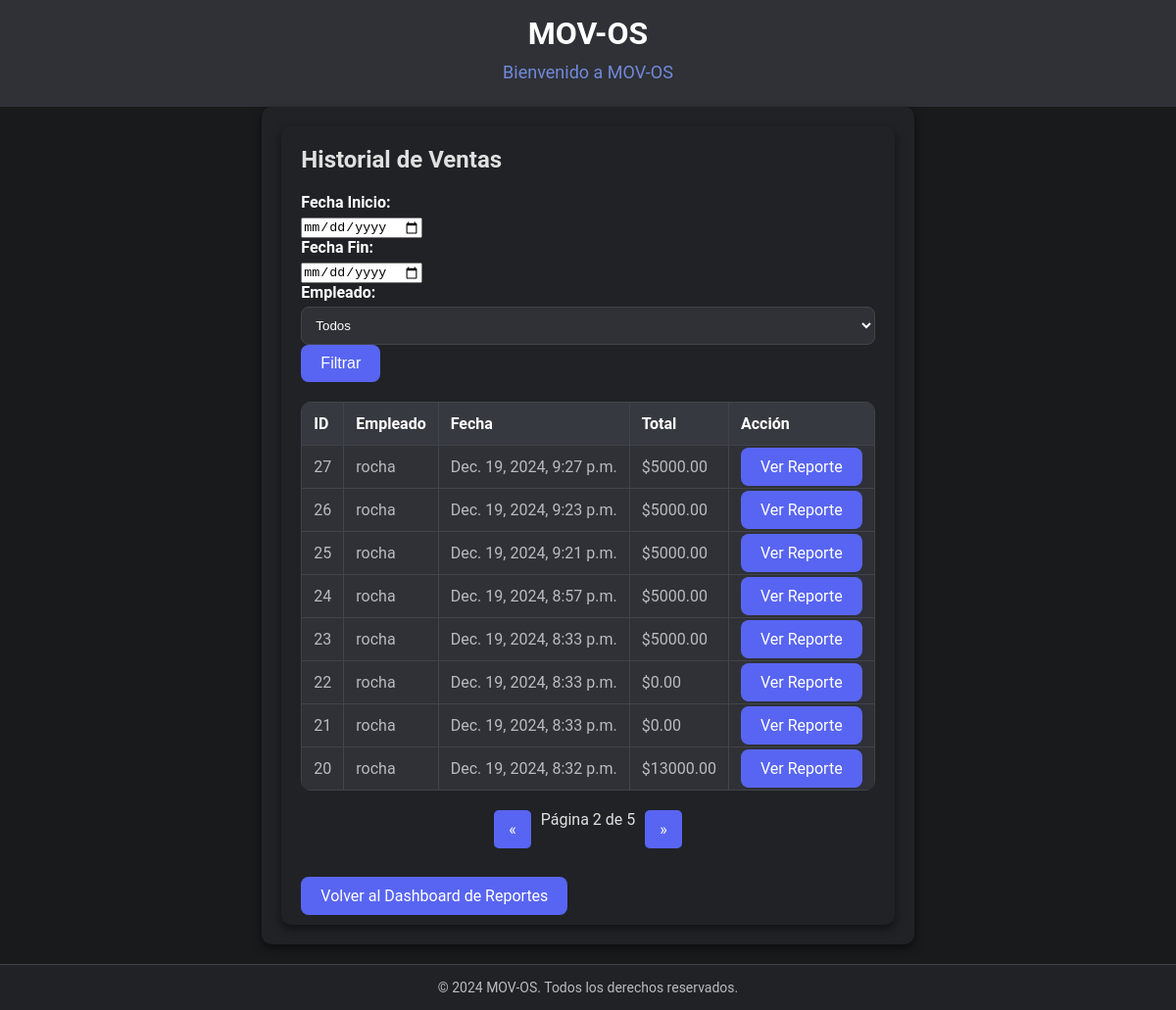
Screenshot of /reports/sales/history/?page=2 (signed in) with the database file from the repository.
### cashier/models.py (models this page shows, shortened)
class Venta(models.Model):
    empleado = models.ForeignKey(settings.AUTH_USER_MODEL, on_delete=models.CASCADE)
    fecha = models.DateTimeField(auto_now_add=True)
    total = models.DecimalField(max_digits=10, decimal_places=2)
    tipo_venta = models.CharField(
        max_length=20,
        choices=[('boleta', 'Boleta Electrónica'), ('factura', 'Factura Electrónica')],
        default='boleta'
    )
    forma_pago = models.CharField(
        max_length=20,
        choices=[('efectivo', 'Efectivo'), ('debito', 'Tarjeta de Débito'), ('credito', 'Tarjeta de Crédito')],
        default='efectivo'
    )
    vuelto_entregado = models.DecimalField(max_digits=10, decimal_places=2, default=0.00)  # Nuevo campo

### auth_app/models.py (models this page shows, shortened)
class User(AbstractUser):
    is_admin = models.BooleanField(default=False)
    is_employee = models.BooleanField(default=True)

### reports/views.py (the view, shortened to what this page needs)
# urls.py: path('sales/history/', views.sales_history, name='sales_history'),  # Historial de ventas
@login_required
def sales_history(request):
    fecha_inicio = request.GET.get('fecha_inicio')
    fecha_fin = request.GET.get('fecha_fin')
    empleado_id = request.GET.get('empleado')  # ID del empleado
    page = request.GET.get('page', 1)
    ventas = Venta.objects.all().order_by('-fecha')
    if empleado_id:
        try:
            empleado_id = int(empleado_id)
            ventas = ventas.filter(empleado_id=empleado_id)
        except ValueError:
            ventas = Venta.objects.none()  # Manejar valores de empleado inválidos con una consulta vacía
    paginator = Paginator(ventas, 8)  # 8 ventas por página
    sales_page = paginator.get_page(page)
    empleados = User.objects.all()
    return render(request, 'reports/sales_history.html', {
        'sales': sales_page,
        'fecha_inicio': fecha_inicio,
        'fecha_fin': fecha_fin,
        'empleado_id': empleado_id if empleado_id else None,
        'empleados': empleados,
    })

### reports/templates/reports/sales_history.html (shortened to what this page needs)
{% extends 'base.html' %}
{% block content %}
<div class="container">
    <h2>Historial de Ventas</h2>
    <form method="get" class="form-inline mb-3">
        <label for="fecha_inicio" class="mr-2">Fecha Inicio:</label>
        <input type="date" id="fecha_inicio" name="fecha_inicio" class="form-control mr-2"
               value="{{ fecha_inicio|date:'Y-m-d' }}">
        <label for="fecha_fin" class="mr-2">Fecha Fin:</label>
        <input type="date" id="fecha_fin" name="fecha_fin" class="form-control mr-2"
               value="{{ fecha_fin|date:'Y-m-d' }}">
        <label for="empleado" class="mr-2">Empleado:</label>
        <select id="empleado" name="empleado" class="form-control mr-2">
            <option value="">Todos</option>
        </select>
        <button type="submit" class="btn btn-primary">Filtrar</button>
    </form>
    <table class="table">
        <thead>
            <tr>
                <th>ID</th>
                <th>Empleado</th>
                <th>Fecha</th>
                <th>Total</th>
                <th>Acción</th>
            </tr>
        </thead>
        <tbody>
            {% for sale in sales %}
            <tr>
                <td>{{ sale.id }}</td>
                <td>{{ sale.empleado.username }}</td>
                <td>{{ sale.fecha }}</td>
                <td>${{ sale.total }}</td>
                <td>
                    <a href="{% url 'sales_report' sale.id %}" class="btn btn-primary btn-sm">Ver Reporte</a>
                </td>
            </tr>
            {% empty %}
            <tr>
                <td colspan="5" class="text-center">No hay ventas registradas con los filtros seleccionados.</td>
            </tr>
            {% endfor %}
        </tbody>
    </table>
    <nav aria-label="Paginación">
        <ul class="pagination">
            {% if sales.has_previous %}
            <li class="page-item">
                <a class="page-link" href="?page={{ sales.previous_page_number }}" aria-label="Anterior">
                    <span aria-hidden="true">&laquo;</span>
                </a>
            </li>
            {% endif %}
            <li class="page-item disabled"><span class="page-link">Página {{ sales.number }} de {{ sales.paginator.num_pages }}</span></li>
            {% if sales.has_next %}
            <li class="page-item">
                <a class="page-link" href="?page={{ sales.next_page_number }}" aria-label="Siguiente">
                    <span aria-hidden="true">&raquo;</span>
                </a>
            </li>
            {% endif %}
        </ul>
    </nav>
    <br>
    <a href="{% url 'report_dashboard' %}" class="btn btn-secondary">Volver al Dashboard de Reportes</a>
</div>
{% endblock %}

### static/css/styles.css (style rules this page uses)
* { margin: 0; padding: 0; box-sizing: border-box; }
body { font-family: 'Roboto', sans-serif; background-color: #181a1b; color: #e0e0e0; display: flex; flex-direction: column; height: 100%; margin: 0; }
.container { flex: 1; max-width: 1200px; margin: auto; padding: 20px; background-color: #202225; border-radius: 10px; box-shadow: 0 4px 10px rgba(0, 0, 0, 0.5); }
button, .btn { background-color: #5865f2; color: #ffffff; border: none; padding: 10px 20px; font-size: 16px; border-radius: 8px; cursor: pointer; transition: all 0.3s ease; position: relative; overflow: hidden; }
table { width: 100%; border-collapse: collapse; margin-top: 20px; background-color: #2f3136; border-radius: 10px; overflow: hidden; }
table th, table td { border: 1px solid #40444b; padding: 12px; text-align: left; }
th { background-color: #36393f; color: #ffffff; }
td { background-color: #2f3136; color: #b9bbbe; }
form { margin-top: 20px; }
form label { display: block; font-weight: bold; margin-bottom: 5px; color: #ffffff; }
form input[type="text"], form input[type="email"], form input[type="password"], form input[type="number"], form select { width: 100%; padding: 10px; border: 1px solid #40444b; background-color: #2f3136; color: #ffffff; border-radius: 8px; transition: border-color 0.3s; }
a { color: #7289da; text-decoration: none; }
.pagination { display: flex; justify-content: center; list-style-type: none; padding: 0; margin: 20px 0; }
.pagination li { margin: 0 5px; }
.pagination a { display: block; padding: 10px 15px; border-radius: 5px; color: #ffffff; background-color: #5865f2; text-decoration: none; transition: background-color 0.3s; }

### rows the page displays
Venta: id "27", empleado.username "rocha", fecha "Dec. 19, 2024, 9:27 p.m.", total "5000.00"
Venta: id "26", empleado.username "rocha", fecha "Dec. 19, 2024, 9:23 p.m.", total "5000.00"
Venta: id "25", empleado.username "rocha", fecha "Dec. 19, 2024, 9:21 p.m.", total "5000.00"
Venta: id "24", empleado.username "rocha", fecha "Dec. 19, 2024, 8:57 p.m.", total "5000.00"
Venta: id "23", empleado.username "rocha", fecha "Dec. 19, 2024, 8:33 p.m.", total "5000.00"
Venta: id "22", empleado.username "rocha", fecha "Dec. 19, 2024, 8:33 p.m.", total "0.00"
Venta: id "21", empleado.username "rocha", fecha "Dec. 19, 2024, 8:33 p.m.", total "0.00"
Venta: id "20", empleado.username "rocha", fecha "Dec. 19, 2024, 8:32 p.m.", total "13000.00"

### other values shown
{{ sales.number }} "2"
{{ sales.paginator.num_pages }} "5"
